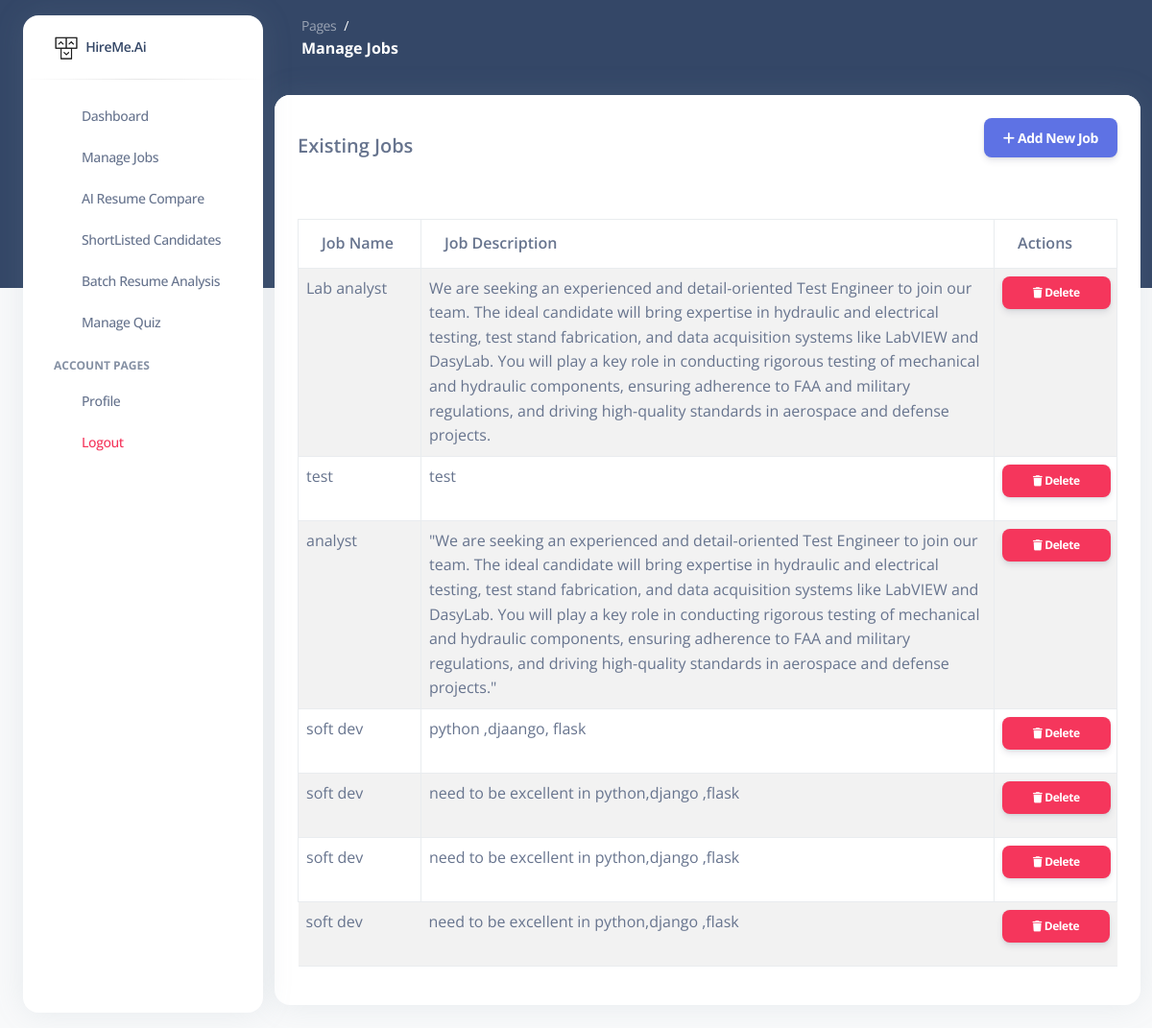
Screenshot of /manage/ with the database file from the repository.
### hr/models.py (models this page shows, shortened)
class jd(models.Model):
    hr = models.ForeignKey(hr,on_delete=models.CASCADE,related_name = 'jobdesc')
    title = models.CharField(max_length=150)
    description = models.TextField()
    created_at = models.DateTimeField(auto_now_add = True)
    skills_vector = models.BinaryField(null = True, blank = True)

### hr/views.py (the view, shortened to what this page needs)
# urls.py: path('manage/', manage,name="manage"),
def manage(request):
    jobs = jd.objects.all()
    return render(request, 'hr/managejobs.html', {'jobs': jobs})

### templates/hr/managejobs.html (shortened to what this page needs)
{% load static %}
<!DOCTYPE html>
<html lang="en">
<head>
    <link href="https://demos.creative-tim.com/argon-dashboard-pro/assets/css/nucleo-icons.css" rel="stylesheet" />
    <link href="https://demos.creative-tim.com/argon-dashboard-pro/assets/css/nucleo-svg.css" rel="stylesheet" />
    <link id="pagestyle" href="{% static 'assets/css/argon-dashboard.css' %}?v=2.1.0" rel="stylesheet" />
</head>
<body class="g-sidenav-show   bg-gray-100">
  {% include 'hr/sidebar.html' %}
  <main class="main-content position-relative border-radius-lg">
    <nav class="navbar navbar-main navbar-expand-lg px-0 mx-4 shadow-none border-radius-xl" id="navbarBlur">
        <div class="container-fluid py-1 px-3">
            <nav aria-label="breadcrumb">
                <ol class="breadcrumb bg-transparent mb-0 pb-0 pt-1 px-0 me-sm-6 me-5">
                    <li class="breadcrumb-item text-sm"><a class="opacity-5 text-white" href="javascript:;">Pages</a></li>
                    <li class="breadcrumb-item text-sm text-white active" aria-current="page"></li>
                </ol>
                <h6 class="font-weight-bolder text-white mb-0">Manage Jobs</h6>
            </nav>
        </div>
    </nav>
    <div class="container-fluid py-4">
        <div class="row">
            <div class="col-12">
                <div class="card">
                    <div class="card-header d-flex justify-content-between align-items-center">
                        <h5 class="card-title mb-0">Existing Jobs</h5>
                        <button class="btn btn-primary" data-bs-toggle="modal" data-bs-target="#addJobModal">
                            <i class="fas fa-plus"></i> Add New Job
                        </button>
                    </div>
                    <div class="card-body">
                        <table class="table table-bordered table-striped" style="table-layout: fixed; width: 100%;">
                            <thead>
                                <tr>
                                    <th style="width: 15%;">Job Name</th>
                                    <th style="width: 70%;">Job Description</th>
                                    <th style="width: 15%;">Actions</th>
                                </tr>
                            </thead>
                            <tbody>
                                {% for job in jobs %}
<tr>
    <td style="word-wrap: break-word; white-space: normal;">{{ job.title }}</td>
    <td style="word-wrap: break-word; white-space: normal;">{{ job.description }}</td>
    <td>
        <form method="post" action="{% url 'manage' %}">
            <button type="submit" class="btn btn-danger btn-sm">
                <i class="fas fa-trash"></i> Delete
            </button>
        </form>
    </td>
</tr>
{% endfor %}
                            </tbody>
                        </table>
                    </div>
                </div>
            </div>
        </div>
    </div>
</main>
</body>
</html>

### templates/hr/sidebar.html (shortened to what this page needs)
{% load static %}
<aside class="sidenav bg-white navbar navbar-vertical navbar-expand-xs border-0 border-radius-xl my-3 fixed-start ms-4 " id="sidenav-main">
    <div class="sidenav-header">
      <a class="navbar-brand m-0" href="/">
        <img src="{% static 'assets/img/logo-ct-dark.png' %}" width="26px" height="26px" class="navbar-brand-img h-100" alt="main_logo">
        <span class="ms-1 font-weight-bold">HireMe.Ai</span>
      </a>
    </div>
    <hr class="horizontal dark mt-0">
    <div class="collapse navbar-collapse  w-auto " id="sidenav-collapse-main">
      <ul class="navbar-nav">
        <li class="nav-item">
          <a class="nav-link" href="/hrindex">
            <div class="icon icon-shape icon-sm border-radius-md text-center me-2 d-flex align-items-center justify-content-center">
            </div>
            <span class="nav-link-text ms-1">Dashboard</span>
          </a>
        </li>
        <li class="nav-item">
          <a class="nav-link " href="/manage">
            <div class="icon icon-shape icon-sm border-radius-md text-center me-2 d-flex align-items-center justify-content-center">
            </div>
            <span class="nav-link-text ms-1">Manage Jobs</span>
          </a>
        </li>
        <li class="nav-item">
          <a class="nav-link " href="/compare">
            <div class="icon icon-shape icon-sm border-radius-md text-center me-2 d-flex align-items-center justify-content-center">
            </div>
            <span class="nav-link-text ms-1">AI Resume Compare</span>
          </a>
        </li>
        <li class="nav-item">
          <a class="nav-link " href="/short">
            <div class="icon icon-shape icon-sm border-radius-md text-center me-2 d-flex align-items-center justify-content-center">
            </div>
            <span class="nav-link-text ms-1">ShortListed Candidates</span>
          </a>
        </li>
        <li class="nav-item">
          <a class="nav-link " href="/batch">
            <div class="icon icon-shape icon-sm border-radius-md text-center me-2 d-flex align-items-center justify-content-center">
            </div>
            <span class="nav-link-text ms-1">Batch Resume Analysis</span>
          </a>
        </li>
        <li class="nav-item">
          <a class="nav-link " href="/quiz">
            <div class="icon icon-shape icon-sm border-radius-md text-center me-2 d-flex align-items-center justify-content-center">
            </div>
            <span class="nav-link-text ms-1">Manage Quiz</span>
          </a>
        </li>
        <li class="nav-item mt-3">
          <h6 class="ps-4 ms-2 text-uppercase text-xs font-weight-bolder opacity-6">Account pages</h6>
        </li>
        <li class="nav-item">
          <a class="nav-link " href="../pages/profile.html">
            <div class="icon icon-shape icon-sm border-radius-md text-center me-2 d-flex align-items-center justify-content-center">
            </div>
            <span class="nav-link-text ms-1">Profile</span>
          </a>
        </li>
        <li class="nav-item">
          <a class="nav-link text-danger" href="{% url 'logout' %}">
            <div class="icon icon-shape icon-sm border-radius-md text-center me-2 d-flex align-items-center justify-content-center">
            </div>
            <span class="nav-link-text ms-1">Logout</span>
          </a>
        </li>
      </ul>
    </div>
  </aside>

### rows the page displays
jd: title "Lab analyst", description "We are seeking an experienced and detail-oriented Test Engineer to join our team. The ideal candidate will bring expertise in hydraulic and electrical testing, test stand fabrication, and data acquisition systems like LabVIEW and DasyLab. You will play a key role in conducting rigorous testing of mechanical and hydraulic components, ensuring adherence to FAA and military regulations, and driving high-quality standards in aerospace and defense projects."
jd: title "test", description "test"
jd: title "analyst", description "\"We are seeking an experienced and detail-oriented Test Engineer to join our team. The ideal candidate will bring expertise in hydraulic and electrical testing, test stand fabrication, and data acquisition systems like LabVIEW and DasyLab. You will play a key role in conducting rigorous testing of mechanical and hydraulic components, ensuring adherence to FAA and military regulations, and driving high-quality standards in aerospace and defense projects.\""
jd: title "soft dev", description "python ,djaango, flask"
jd: title "soft dev", description "need to be excellent in python,django ,flask"
jd: title "soft dev", description "need to be excellent in python,django ,flask"
jd: title "soft dev", description "need to be excellent in python,django ,flask"
